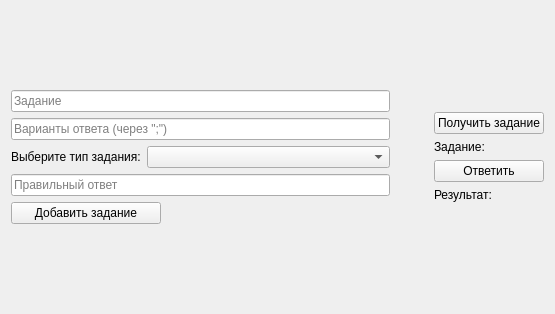
<?xml version="1.0" encoding="UTF-8"?>
<ui version="4.0">
 <class>TaskPage</class>
 <widget class="QWidget" name="TaskPage">
  <property name="geometry">
   <rect>
    <x>0</x>
    <y>0</y>
    <width>555</width>
    <height>314</height>
   </rect>
  </property>
  <property name="windowTitle">
   <string>Form</string>
  </property>
  <layout class="QHBoxLayout" name="horizontalLayout" stretch="1,0,1">
   <item>
    <layout class="QVBoxLayout" name="verticalLayout">
     <item>
      <spacer name="verticalSpacer_3">
       <property name="orientation">
        <enum>Qt::Vertical</enum>
       </property>
       <property name="sizeHint" stdset="0">
        <size>
         <width>20</width>
         <height>40</height>
        </size>
       </property>
      </spacer>
     </item>
     <item>
      <widget class="QLineEdit" name="edt_task">
       <property name="placeholderText">
        <string>Задание</string>
       </property>
      </widget>
     </item>
     <item>
      <widget class="QLineEdit" name="edt_options">
       <property name="placeholderText">
        <string>Варианты ответа (через &quot;;&quot;)</string>
       </property>
      </widget>
     </item>
     <item>
      <layout class="QHBoxLayout" name="horizontalLayout_2">
       <item>
        <widget class="QLabel" name="lbl_type">
         <property name="text">
          <string>Выберите тип задания:</string>
         </property>
        </widget>
       </item>
       <item>
        <widget class="QComboBox" name="cbx_task_type">
         <property name="editable">
          <bool>false</bool>
         </property>
         <property name="currentText">
          <string/>
         </property>
         <property name="currentIndex">
          <number>-1</number>
         </property>
         <property name="placeholderText">
          <string>Тип задания</string>
         </property>
         <item>
          <property name="text">
           <string>1 - Один вариант ответа</string>
          </property>
         </item>
         <item>
          <property name="text">
           <string>2 - Несколько вариантов ответа</string>
          </property>
         </item>
         <item>
          <property name="text">
           <string>3 - Открытый вопрос</string>
          </property>
         </item>
         <item>
          <property name="text">
           <string>4 - Расставить в правильном порядке</string>
          </property>
         </item>
         <item>
          <property name="text">
           <string>5 - Динамический ответ</string>
          </property>
         </item>
        </widget>
       </item>
      </layout>
     </item>
     <item>
      <widget class="QLineEdit" name="edt_answer">
       <property name="placeholderText">
        <string>Правильный ответ</string>
       </property>
      </widget>
     </item>
     <item>
      <widget class="QPushButton" name="btn_add_task">
       <property name="sizePolicy">
        <sizepolicy hsizetype="Maximum" vsizetype="Fixed">
         <horstretch>0</horstretch>
         <verstretch>0</verstretch>
        </sizepolicy>
       </property>
       <property name="maximumSize">
        <size>
         <width>150</width>
         <height>16777215</height>
        </size>
       </property>
       <property name="text">
        <string>Добавить задание</string>
       </property>
      </widget>
     </item>
     <item>
      <spacer name="verticalSpacer_4">
       <property name="orientation">
        <enum>Qt::Vertical</enum>
       </property>
       <property name="sizeHint" stdset="0">
        <size>
         <width>20</width>
         <height>40</height>
        </size>
       </property>
      </spacer>
     </item>
    </layout>
   </item>
   <item>
    <spacer name="horizontalSpacer">
     <property name="orientation">
      <enum>Qt::Horizontal</enum>
     </property>
     <property name="sizeHint" stdset="0">
      <size>
       <width>40</width>
       <height>20</height>
      </size>
     </property>
    </spacer>
   </item>
   <item>
    <layout class="QVBoxLayout" name="verticalLayout_2">
     <item>
      <spacer name="verticalSpacer">
       <property name="orientation">
        <enum>Qt::Vertical</enum>
       </property>
       <property name="sizeHint" stdset="0">
        <size>
         <width>20</width>
         <height>40</height>
        </size>
       </property>
      </spacer>
     </item>
     <item>
      <widget class="QPushButton" name="btn_get_task">
       <property name="sizePolicy">
        <sizepolicy hsizetype="Maximum" vsizetype="Fixed">
         <horstretch>0</horstretch>
         <verstretch>0</verstretch>
        </sizepolicy>
       </property>
       <property name="maximumSize">
        <size>
         <width>150</width>
         <height>16777215</height>
        </size>
       </property>
       <property name="text">
        <string>Получить задание</string>
       </property>
      </widget>
     </item>
     <item>
      <widget class="QLabel" name="lbl_task">
       <property name="maximumSize">
        <size>
         <width>700</width>
         <height>16777215</height>
        </size>
       </property>
       <property name="text">
        <string>Задание:</string>
       </property>
       <property name="wordWrap">
        <bool>true</bool>
       </property>
      </widget>
     </item>
     <item>
      <widget class="QPushButton" name="btn_check">
       <property name="sizePolicy">
        <sizepolicy hsizetype="Maximum" vsizetype="Fixed">
         <horstretch>0</horstretch>
         <verstretch>0</verstretch>
        </sizepolicy>
       </property>
       <property name="maximumSize">
        <size>
         <width>150</width>
         <height>16777215</height>
        </size>
       </property>
       <property name="text">
        <string>Ответить</string>
       </property>
      </widget>
     </item>
     <item>
      <widget class="QLabel" name="lbl_result">
       <property name="text">
        <string>Результат:</string>
       </property>
      </widget>
     </item>
     <item>
      <spacer name="verticalSpacer_2">
       <property name="orientation">
        <enum>Qt::Vertical</enum>
       </property>
       <property name="sizeHint" stdset="0">
        <size>
         <width>20</width>
         <height>40</height>
        </size>
       </property>
      </spacer>
     </item>
    </layout>
   </item>
  </layout>
 </widget>
 <resources/>
 <connections/>
</ui>
